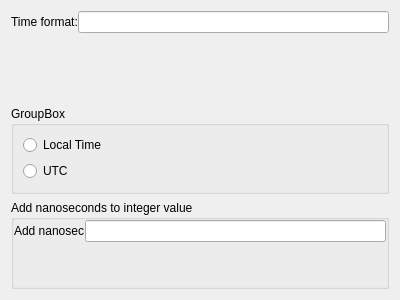
<?xml version="1.0" encoding="UTF-8"?>
<ui version="4.0">
 <comment>
  * Released as open source by NCC Group Plc - http://www.nccgroup.com/
  *
  * Developed by Gabriel Caudrelier, gabriel dot caudrelier at nccgroup dot com
  *
  * https://github.com/nccgroup/pip3line
  *
  * Released under AGPL see LICENSE for more information
</comment>
 <class>MicrosoftTimestampWidget</class>
 <widget class="QWidget" name="MicrosoftTimestampWidget">
  <property name="geometry">
   <rect>
    <x>0</x>
    <y>0</y>
    <width>400</width>
    <height>300</height>
   </rect>
  </property>
  <property name="windowTitle">
   <string>Form</string>
  </property>
  <layout class="QVBoxLayout" name="verticalLayout">
   <item>
    <widget class="QWidget" name="widget" native="true">
     <layout class="QFormLayout" name="formLayout">
      <property name="horizontalSpacing">
       <number>0</number>
      </property>
      <property name="verticalSpacing">
       <number>0</number>
      </property>
      <property name="margin">
       <number>0</number>
      </property>
      <item row="1" column="0">
       <widget class="QLabel" name="formetLabel">
        <property name="text">
         <string>Time format:</string>
        </property>
       </widget>
      </item>
      <item row="1" column="1">
       <widget class="QLineEdit" name="formatLineEdit"/>
      </item>
     </layout>
    </widget>
   </item>
   <item>
    <widget class="QGroupBox" name="tzGroupBox">
     <property name="title">
      <string>GroupBox</string>
     </property>
     <layout class="QVBoxLayout" name="verticalLayout_2">
      <item>
       <widget class="QRadioButton" name="localTimeRadioButton">
        <property name="text">
         <string>Local Time</string>
        </property>
       </widget>
      </item>
      <item>
       <widget class="QRadioButton" name="utcRadioButton">
        <property name="text">
         <string>UTC</string>
        </property>
       </widget>
      </item>
     </layout>
    </widget>
   </item>
   <item>
    <widget class="QGroupBox" name="groupBox">
     <property name="title">
      <string>Add nanoseconds to integer value</string>
     </property>
     <layout class="QFormLayout" name="formLayout_2">
      <property name="horizontalSpacing">
       <number>0</number>
      </property>
      <property name="verticalSpacing">
       <number>0</number>
      </property>
      <property name="margin">
       <number>0</number>
      </property>
      <item row="0" column="0">
       <widget class="QLabel" name="nanoLabel">
        <property name="text">
         <string>Add nanosec</string>
        </property>
       </widget>
      </item>
      <item row="0" column="1">
       <widget class="QLineEdit" name="nanoLineEdit">
        <property name="maxLength">
         <number>10</number>
        </property>
       </widget>
      </item>
     </layout>
    </widget>
   </item>
  </layout>
 </widget>
 <resources/>
 <connections/>
</ui>
